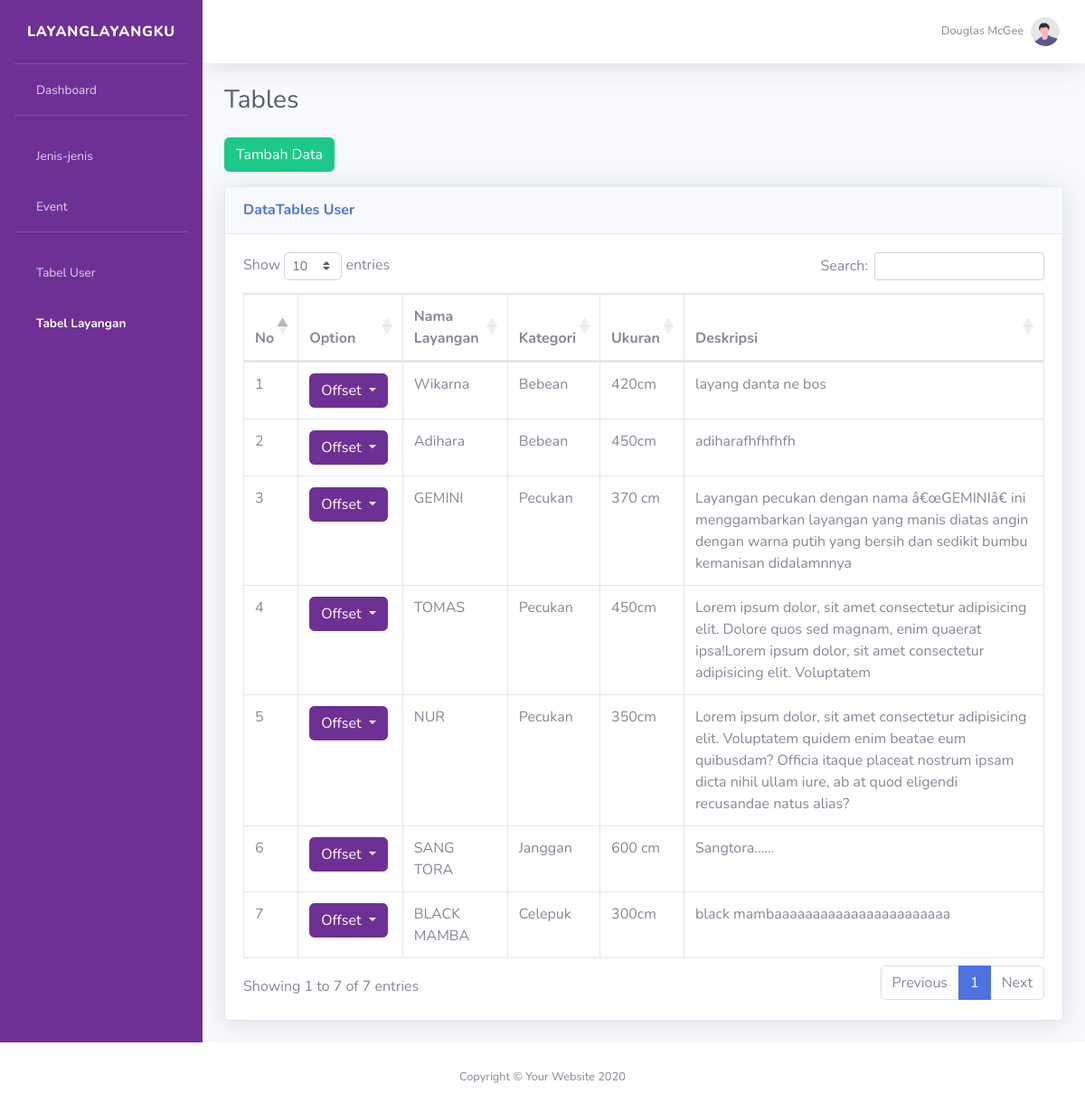
Page /tlayangan.php on the committed database.
### tables this page shows
CREATE TABLE `layang` (
  `id_layangan` int(11) NOT NULL,
  `nama` varchar(255) NOT NULL,
  `kategori` varchar(255) NOT NULL,
  `ukuran` varchar(255) NOT NULL,
  `deskripsi` text NOT NULL
);

### functions.php (called while the page is built, shortened)
<?php
$conn = mysqli_connect("localhost","root","","layangan");
function query($query){
    global $conn;
    $result = mysqli_query($conn,$query);
    $rows = [] ;
    while( $row = mysqli_fetch_assoc( $result ) ) {
        $rows[] = $row;
    }
    return $rows;
}
?>

### tlayangan.php (the view, shortened to what this page needs)
<?php
require 'functions.php';
$layang = query(" SELECT * FROM layang ");
?>
<!DOCTYPE html>
<html lang="en">
  <head>
    <link
      href="vendor/fontawesome-free/css/all.min.css"
      rel="stylesheet"
      type="text/css"
    />
    <link rel="stylesheet" href="css/tables.css" />
    <link href="css/sb-admin-2.min.css" rel="stylesheet" />
    <link
      href="vendor/datatables/dataTables.bootstrap4.min.css"
      rel="stylesheet"
    />
  </head>
  <body id="page-top">
    <div id="wrapper">
      <ul
        class="navbar-nav sidebar sidebar-dark accordion"
        id="sidebar
        "
      >
        <a
          class="sidebar-brand d-flex align-items-center justify-content-center"
          href="index.php"
        >
          <div class="sidebar-brand-text mx-3">LayanglayangKu</div>
        </a>
        <hr class="sidebar-divider my-0" />
        <li class="nav-item ml-4">
          <a class="nav-link" href="index.php"> <span>Dashboard</span></a>
        </li>
        <hr class="sidebar-divider" />
        <li class="nav-item  ml-4">
          <a class="nav-link" href="kategori.php"> <span>Jenis-jenis</span></a>
        </li>
        <li class="nav-item ml-4">
          <a class="nav-link" href="event.php"> <span>Event</span></a>
        </li>
        <hr class="sidebar-divider d-none d-md-block" />
        <li class="nav-item ml-4">
          <a class="nav-link" href="tables.php"> <span>Tabel User</span></a>
        </li>
        <li class="nav-item active ml-4">
          <a class="nav-link" href="tlayangan.php"> <span>Tabel Layangan</span></a>
        </li>
      </ul>
      <div id="content-wrapper" class="d-flex flex-column">
        <div id="content">
          <nav
            class="navbar navbar-expand navbar-light bg-white topbar mb-4 static-top shadow"
          >
            <ul class="navbar-nav ml-auto">
              <li class="nav-item dropdown no-arrow">
                <a
                  class="nav-link dropdown-toggle"
                  href="#"
                  id="userDropdown"
                  role="button"
                  data-toggle="dropdown"
                  aria-haspopup="true"
                  aria-expanded="false"
                >
                  <span class="mr-2 d-none d-lg-inline text-gray-600 small"
                    >Douglas McGee</span
                  >
                  <img
                    class="img-profile rounded-circle"
                    src="img/undraw_profile.svg"
                  />
                </a>
              </li>
            </ul>
          </nav>
          <div class="container-fluid">
            <h1 class="h3 mb-2 text-gray-800">Tables</h1>
            <a href="#"class="btn btn-success my-3" data-toggle="modal" data-target="#tambahl">Tambah Data</a>
            <div class="card shadow mb-4">
              <div class="card-header py-3">
                <h6 class="m-0 font-weight-bold text-primary">
                  DataTables User
                </h6>
              </div>
              <div class="card-body">
                <div class="table-responsive">
                  <table
                    class="table table-bordered"
                    id="dataTable"
                    width="100%"
                    cellspacing="0">
                    <thead>
                      <tr>
                        <th>No</th>
                        <th>Option</th>
                        <th>Nama Layangan</th>
                        <th>Kategori</th>
                        <th>Ukuran</th>
                        <th>Deskripsi</th>
                      </tr>
                    </thead>
                    <tbody>
                      <?php $i = 1; ?>
                      <?php foreach( $layang as $row ) : ?>
                      <tr>
                        <td><?= $i; ?></td>
                        <td>
                          <div class="dropdown mr-1">
                            <button
                              type="button"
                              class="btn btn-secondary dropdown-toggle"
                              data-toggle="dropdown"
                              aria-expanded="false"
                              data-offset="10,20"
                            >
                              Offset
                            </button>
                          </div>
                        </td>
                        <td><?= $row["nama"]?></td>
                        <td><?= $row["kategori"]?></td>
                        <td><?= $row["ukuran"]?></td>
                        <td><?= $row["deskripsi"]?></td>
                      </tr>
                      <?php $i++; ?>
                      <?php endforeach; ?>
                    </tbody>
                  </table>
                </div>
                </div>
              </div>
            </div>
         </div>
     </div>
      </div>
        <footer class="sticky-footer bg-white">
          <div class="container my-auto">
            <div class="copyright text-center my-auto">
              <span>Copyright &copy; Your Website 2020</span>
            </div>
          </div>
        </footer>
  </body>
</html>

### css/tables.css (style rules this page uses)
* { padding: 0; margin: 0; }
nav.navbar ul li.nav-item { background-color: #fff; border: none; }
div#wrapper .navbar-nav { background-color: #6e3095; }

### rows in the picture
layang: nama "Wikarna", kategori "Bebean", ukuran "420cm", deskripsi "layang danta ne bos"
layang: nama "Adihara", kategori "Bebean", ukuran "450cm", deskripsi "adiharafhfhfhfh"
layang: nama "GEMINI", kategori "Pecukan", ukuran "370 cm", deskripsi "Layangan pecukan dengan nama â€œGEMINIâ€ ini menggambarkan layangan yang manis diatas angin dengan warna putih yang bersih dan sedikit bumbu kemanisan didalamnnya"
layang: nama "TOMAS", kategori "Pecukan", ukuran "450cm", deskripsi "Lorem ipsum dolor, sit amet consectetur adipisicing elit. Dolore quos sed magnam, enim quaerat ipsa!Lorem ipsum dolor, sit amet consectetur adipisicing elit. Voluptatem"
layang: nama "NUR", kategori "Pecukan", ukuran "350cm", deskripsi "Lorem ipsum dolor, sit amet consectetur adipisicing elit. Voluptatem quidem enim beatae eum quibusdam? Officia itaque placeat nostrum ipsam dicta nihil ullam iure, ab at quod eligendi recusandae natus alias?"
layang: nama "SANG TORA", kategori "Janggan", ukuran "600 cm", deskripsi "Sangtora......"
layang: nama "BLACK MAMBA", kategori "Celepuk", ukuran "300cm", deskripsi "black mambaaaaaaaaaaaaaaaaaaaaaaa"
